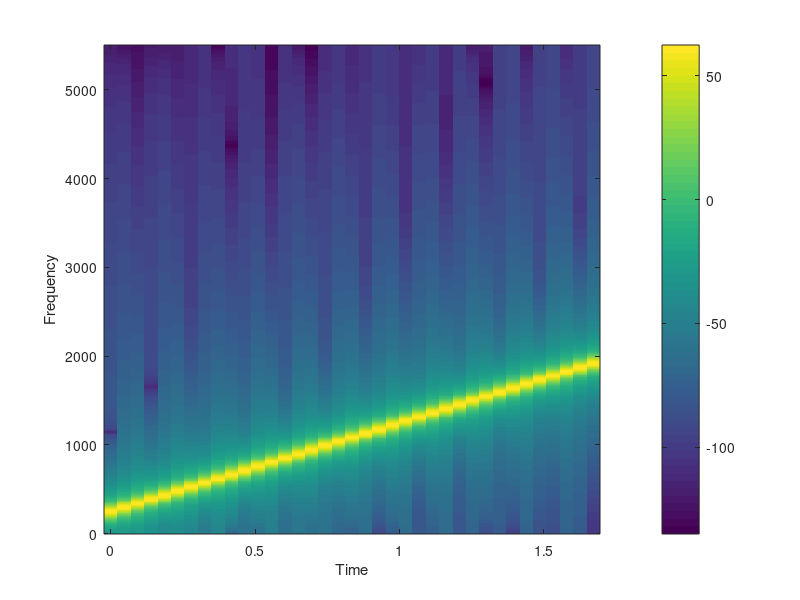

This chart was generated by the following MATLAB code:
% The following MATLAB
% code will synthesize a chirp:


fsamp = 11025;
dt = 1/fsamp;
dur = 1.8;
tt = 0 : dt : dur;
psi = 2*pi*(100 + 200*tt + 500*tt.*tt);
xx = real( 7.7*exp(j*psi) );
soundsc( xx, fsamp );
specgram(xx,1024,fsamp); colorbar
%plot(xx,fsamp);

